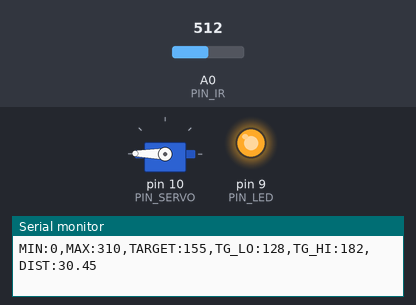
The sketch below on a simulated Arduino Uno, built with avr-gcc and run on an emulated ATmega328P. On the bench: servo, output pins drawn as LEDs (lit = HIGH), the last lines printed to the serial monitor. The inputs (shaded band) are chosen by the test bench; at power-on: A0 (PIN_IR) = 512.

Above: at 1.2 s.
1.3 s: A0 (PIN_IR) set to 172
At 2.3 s:
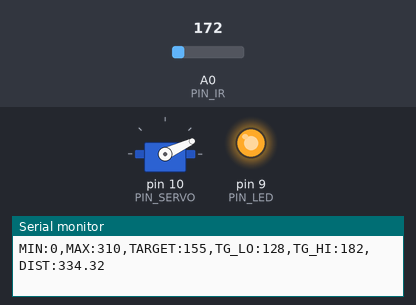
3.2 s: A0 (PIN_IR) set to 306
At 4.8 s:
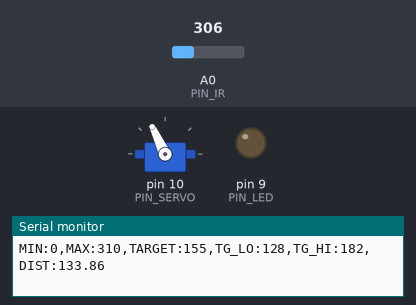
5.1 s: A0 (PIN_IR) set to 145
At 5.25 s:
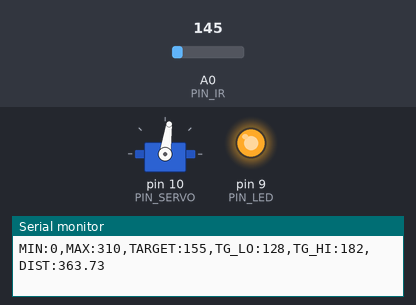
6.9 s: A0 (PIN_IR) set to 511
At 7.32 s:
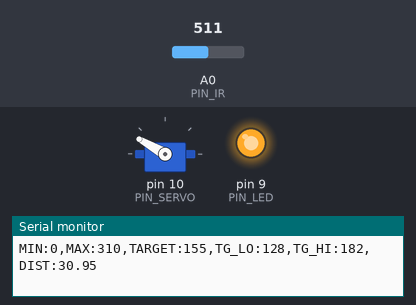
8.7 s: A0 (PIN_IR) set to 122
At 9.1 s:
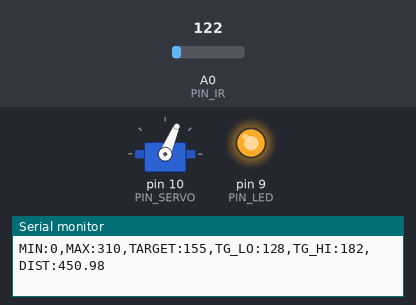
10.7 s: A0 (PIN_IR) set to 900
Timing chart, 0 to 13.7 s (numbered marks = the images above; inputs shaded):
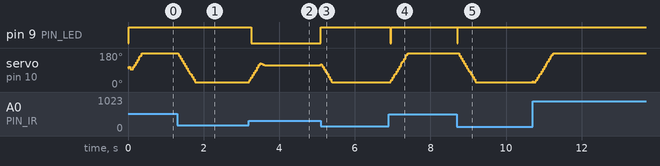

The sketch:

26_PD.ino
```cpp
#include <Servo.h>

// Arduino pin assignment
#define PIN_LED 9
#define PIN_SERVO 10
#define PIN_IR A0
#define PIN_VAR A3

// Event interval parameters
#define _INTERVAL_DIST    20 // distance sensor interval (unit: ms)
#define _INTERVAL_SERVO   20 // servo interval (unit: ms)
#define _INTERVAL_SERIAL  80 // serial interval (unit: ms)

// EMA filter configuration for the IR distance sensor
#define _EMA_ALPHA 0.7      // EMA weight of new sample (range: 0 to 1)

// Servo adjustment
#define _DUTY_NEU 1580  // Servo angle: 0 degree
#define _DUTY_MAX 2393  // Servo angle: D degree
#define _DUTY_MIN 797   // Servo angle: E degree
#define _SERVO_ANGLE_DIFF 140 // Replace with |D - E| degree
#define _SERVO_SPEED 300 // servo speed limit (unit: degree/second)

// PID parameters
#define _KP 7 // proportional gain
#define _KD 450 // derivative gain
//#define _KI 0 // integral gain

// global variables
float dist_filtered, dist_ema, dist_target; // unit: mm

Servo myservo;

int duty_change_per_interval; // maximum duty difference per interval
int duty_target;    // Target duty
int duty_curr;      // Current duty

unsigned long last_sampling_time_dist;   // unit: msec
unsigned long last_sampling_time_servo;  // unit: msec
unsigned long last_sampling_time_serial; // unit: msec

bool event_dist, event_servo, event_serial; // event triggered?

float error_curr, error_prev, control, pterm, dterm, iterm; // PID control variables

void setup()
{
  // initialize GPIO pins
  pinMode(PIN_LED,OUTPUT);
  myservo.attach(PIN_SERVO);
  duty_target = duty_curr = _DUTY_NEU;
  myservo.writeMicroseconds(duty_curr);

  // convert angular speed into duty change per interval.
  duty_change_per_interval =
    (_DUTY_MAX - _DUTY_MIN) * (_SERVO_SPEED / (float) _SERVO_ANGLE_DIFF) * (_INTERVAL_SERVO / 1000.0);

  // initialize serial port
  Serial.begin(1000000);

  // Set a target distance
  dist_target = 155; // the center of the rail (unit: mm)

}

void loop()
{
  unsigned long time_curr = millis();

  // wait until next event time
  if (time_curr >= (last_sampling_time_dist + _INTERVAL_DIST)) {
        last_sampling_time_dist += _INTERVAL_DIST;
        event_dist = true;
  }
  if (time_curr >= (last_sampling_time_servo + _INTERVAL_SERVO)) {
        last_sampling_time_servo += _INTERVAL_SERVO;
        event_servo = true;
  }
  if (time_curr >= (last_sampling_time_serial + _INTERVAL_SERIAL)) {
        last_sampling_time_serial += _INTERVAL_SERIAL;
        event_serial = true;
  }

  if(event_dist) {
    event_dist = false;

    // Get a distance reading from the distance sensor
    dist_filtered = volt_to_distance(ir_sensor_filtered(10, 0.5));
    dist_ema = _EMA_ALPHA * dist_ema + (1.0 - _EMA_ALPHA) * dist_filtered;

    // Update PID control variables
    error_curr = dist_target - dist_ema;
    pterm = _KP * error_curr;
    dterm = _KD * (error_curr - error_prev);
    control = pterm + dterm;
    duty_target = _DUTY_NEU + control;
    error_prev = error_curr;

    if(dist_ema >= 128 && dist_ema <= 182) digitalWrite(PIN_LED, 0);
    else digitalWrite(PIN_LED, 1);
  }

  if(event_servo) {
    event_servo = false;

    // adjust duty_curr toward duty_target by duty_change_per_interval
    if (duty_target > duty_curr) {
      duty_curr += duty_change_per_interval;
      if (duty_curr > duty_target)
          duty_curr = duty_target;
    } else {
      duty_curr -= duty_change_per_interval;
      if (duty_curr < duty_target)
        duty_curr = duty_target;
    }
    // update servo position
    if(duty_curr > _DUTY_MAX) duty_curr = _DUTY_MAX; // for servo arm protection
    if(duty_curr < _DUTY_MIN) duty_curr = _DUTY_MIN;
    myservo.writeMicroseconds(duty_curr);
  }

///////// DO NOT MODIFY SERIAL OUTPUT!! /////////
  if(event_serial) {
    event_serial = false;

    // use for debugging
    if(0) {
      Serial.print(",ERROR:"); Serial.print(error_curr);
      Serial.print(",pterm:"); Serial.print(pterm);
      Serial.print(",dterm:"); Serial.print(dterm);
      Serial.print(",duty_target:"); Serial.print(duty_target);
      Serial.print(",duty_curr:"); Serial.print(duty_curr);
    }
    Serial.print("MIN:0,MAX:310,TARGET:155,TG_LO:128,TG_HI:182,DIST:");
    Serial.println(dist_ema);
  }
}
/////////////////////////////////////////////////

float volt_to_distance(int a_value)
{
  return (863 + (-4.19*a_value)+(0.00724*pow(a_value,2)) + (-0.00000436 * pow(a_value,3)));
}

unsigned int ir_sensor_filtered(unsigned int n, float position)
{
  // Eliminate spiky noise of an IR distance sensor by repeating measurement and taking a middle value
  // n: number of measurement repetition
  // position: the percentile of the sample to be taken (0.0 <= position <= 1.0)

  // The output of Sharp infrared sensor includes lots of spiky noise.
  // To eliminate such a spike, ir_sensor_filtered() performs the following two steps:
  // Step 1. Repeat measurement n times and collect n * position smallest samples, where 0 <= postion <= 1.
  // Step 2. Return the largest sample among the collected ones.

  unsigned int *ir_val, tmp, ret_idx, ret_val;
  unsigned int start_time;

  ret_idx = (unsigned int) ceil(n * position);

  // Step 1. Repeat measurement n times and collect n * position smallest samples.
  // Note: simple implementation requires an array of n elements to store n samples.
  // Instead, we can save memory by allocating an array of (n * position + 1) elements.

  ir_val = (unsigned int*) malloc(sizeof(unsigned int) * (ret_idx + 2));
  ir_val[0] = analogRead(PIN_IR);

  for (int i = 1; i < n; i++) {
    int j;
    if(i < ret_idx + 1) {
      ir_val[i] = analogRead(PIN_IR);
      j = i - 1;
    }
    else {
      ir_val[ret_idx + 1] = analogRead(PIN_IR);
      j = ret_idx;
    }

    for( ; j >= 0; j--) {
      if(ir_val[j] > ir_val[j+1]) {
        tmp = ir_val[j];
        ir_val[j] = ir_val[j+1];
        ir_val[j+1] = tmp;
      }
    }
  }

  // Step 2. Return the largest sample among the collected ones.
  if(position > 0.0) ret_val = ir_val[ret_idx];
  else ret_val = ir_val[0];

  free(ir_val);

  return ret_val;
}
```

Measured:
- after the input at 1.3 s, servo on pin 10 (PIN_SERVO): moves from 179° to 25° over 0.46 s, starting at once
- after the input at 3.2 s, pin 9 (PIN_LED): HIGH → LOW after 0.06 s; servo on pin 10 (PIN_SERVO): rises from 25° to 127° in 0.30 s, then falls to 115° in 0.18 s
- after the input at 5.1 s, pin 9 (PIN_LED): LOW → HIGH at once
- after the input at 6.9 s, pin 9 (PIN_LED): HIGH → LOW at once, → HIGH 0.02 s later; servo on pin 10 (PIN_SERVO): moves from 25° to 179° over 0.46 s, starting at once
- after the input at 8.7 s, pin 9 (PIN_LED): HIGH → LOW at once, → HIGH 0.02 s later; servo on pin 10 (PIN_SERVO): moves from 179° to 25° over 0.44 s, starting after 0.06 s
